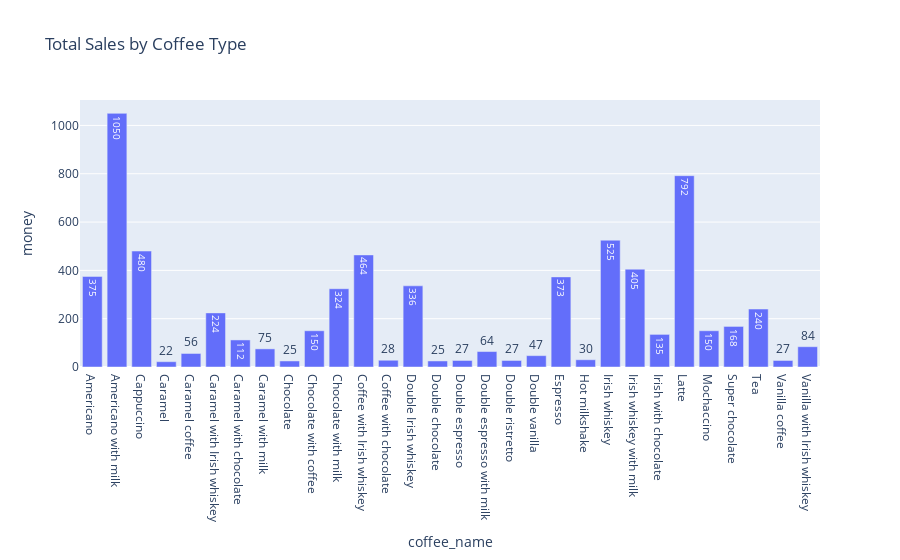

The code cell stored with this chart in its notebook:
### Code cell
import plotly.express as px

coffee_sales = df2.groupby("coffee_name")["money"].sum().reset_index()
fig = px.bar(coffee_sales, x="coffee_name", y="money", title="Total Sales by Coffee Type", text_auto=True)
fig.show()

### Figure 1 — Plotly figure (JSON) as saved in the notebook; plotly's stock layout.template omitted (floating-point values rounded to 4 significant figures)
{"data": [{"hovertemplate": "coffee_name=%{x}<br>money=%{y}<extra></extra>", "legendgroup": "", "marker": {"color": "#636efa", "pattern": {"shape": ""}}, "name": "", "orientation": "v", "showlegend": false, "textposition": "auto", "texttemplate": "%{y}", "type": "bar", "x": ["Americano", "Americano with milk", "Cappuccino", "Caramel", "Caramel coffee", "Caramel with Irish whiskey", "Caramel with chocolate", "Caramel with milk", "Chocolate", "Chocolate with coffee", "Chocolate with milk", "Coffee with Irish whiskey", "Coffee with chocolate", "Double Irish whiskey", "Double chocolate", "Double espresso", "Double espresso with milk", "Double ristretto", "Double vanilla", "Espresso", "Hot milkshake", "Irish whiskey", "Irish whiskey with milk", "Irish with chocolate", "Latte", "Mochaccino", "Super chocolate", "Tea", "Vanilla coffee", "Vanilla with Irish whiskey"], "xaxis": "x", "y": [375.0, 1050.0, 480.0, 22.0, 56.0, 224.0, 112.0, 75.0, 25.0, 150.0, 324.0, 464.0, 28.0, 336.0, 25.0, 27.0, 64.0, 27.0, 47.0, 373.0, 30.0, 525.0, 405.0, 135.0, 792.0, 150.0, 168.0, 240.0, 27.0, 84.0], "yaxis": "y"}], "layout": {"barmode": "relative", "legend": {"tracegroupgap": 0}, "title": {"text": "Total Sales by Coffee Type"}, "xaxis": {"anchor": "y", "domain": [0, 1], "title": {"text": "coffee_name"}}, "yaxis": {"anchor": "x", "domain": [0, 1], "title": {"text": "money"}}}}
